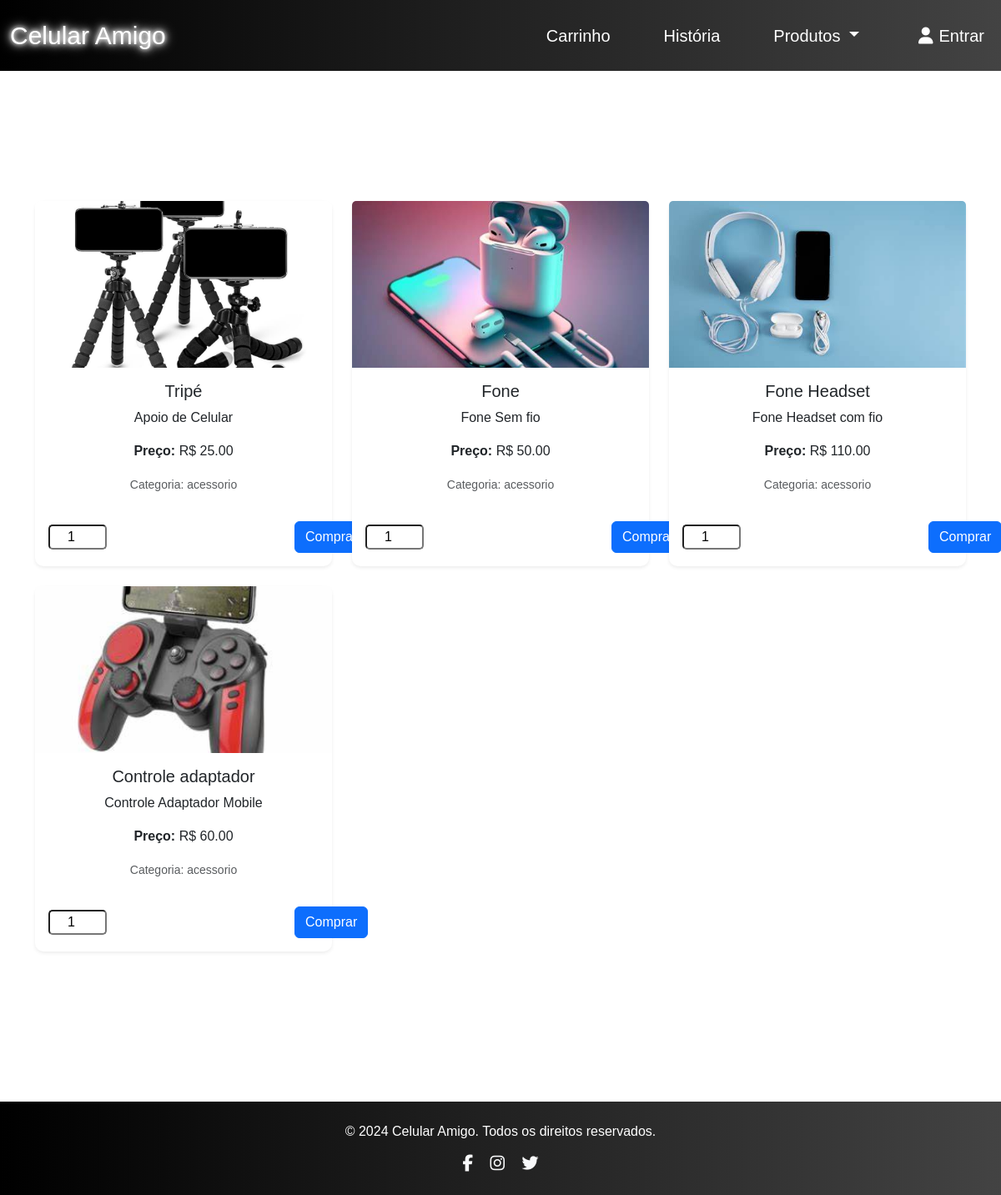
The page /produto/exibir_outros/ on the database its author committed.
### produto/models.py (models this page shows, shortened)
class Produto(models.Model):
    CATEGORIAS = [
        ('CEL', 'Celular'),
        ('CAP', 'Capa'),
        ('ACC', 'Acessório'),
    ]
    nome = models.CharField(max_length=100)
    descricao = models.CharField(max_length=100)
    preco = models.DecimalField(max_digits=10, decimal_places=2 )
    quantidade = models.IntegerField()
    imagem = models.ImageField(upload_to='imagens/', null=True, blank=True)
    categoria = models.CharField(max_length=3, choices=CATEGORIAS, null=True, blank=True)

### produto/views.py (the view)
# urls.py: path('exibir_outros/', exibir_outros, name='exibir_outros'),
def exibir_outros(request):
    produtos_outros = Produto.objects.filter(categoria='acessorio')
    return render(request, 'exiboutros.html', {'produtos': produtos_outros})

### produto/templates/exiboutros.html (shortened to what this page needs)
<!DOCTYPE html>
{% load static %}
<html lang="pt-br">
<head>
    <link href="https://cdn.jsdelivr.net/npm/bootstrap@5.3.3/dist/css/bootstrap.min.css" rel="stylesheet">
    <link rel="stylesheet" href="{% static 'css/estilo.css'%}">
    <link rel="stylesheet" href="https://cdnjs.cloudflare.com/ajax/libs/font-awesome/6.7.1/css/all.min.css" />
</head>
<body>
<header>
{% include 'navbar.html' %}
<section>
            <div class="container mt-4">
        <h1 class="text-center mb-4">Acessórios</h1>
        <div class="row row-cols-1 row-cols-md-3 g-4">
            {% for produto in produtos %}
            <div class="col">
                <div class="card h-100 shadow-sm">
                    {% if produto.imagem %}
                    <img src="{{ produto.imagem.url }}" class="card-img-top" alt="{{ produto.nome }}">
                    {% else %}
                    <img src="https://via.placeholder.com/150" class="card-img-top" alt="Imagem não disponível">
                    {% endif %}
                    <div class="card-body">
                        <h5 class="card-title">{{ produto.nome }}</h5>
                        <p class="card-text">{{ produto.descricao }}</p>
                        <p class="card-text"><strong>Preço:</strong> R$ {{ produto.preco }}</p>
                        <p class="card-text"><small class="text-muted">Categoria: {{ produto.get_categoria_display }}</small></p>
                        <form action="{% url 'addcarrinho' produto.id %}" method="post" style="display: flex; width: 20px; align-items: baseline; gap: 225px;">
                            <input type="number" name="quantidade" min="1" value="1" style="width: 70px; border-radius: 5px; " class="text-center">
                            <button type="submit" class="btn btn-primary mt-3">Comprar</button>
                        </form>
                    </div>
                </div>
            </div>
            {% endfor %}
        </div>
    </div>
</section>
<section></section>
    <footer class="text-center py-4 bg-dark text-white">
        <p>&copy; 2024 Celular Amigo. Todos os direitos reservados.</p>
        <div>
            <a href="#" class="text-light mx-2"><i class="fab fa-facebook-f"></i></a>
            <a href="#" class="text-light mx-2"><i class="fab fa-instagram"></i></a>
            <a href="#" class="text-light mx-2"><i class="fab fa-twitter"></i></a>
        </div>
    </footer>
</body>
</html>

### principal/static/css/estilo.css (style rules this page uses)
body { padding-top: 85px !important; position: relative; margin: 0; background-color: white; font-family: Arial, sans-serif; color: #fff; height: 100vh; }
section { padding: 60px 0; }
.card { border: none; border-radius: 10px; box-shadow: 0 4px 6px rgba(0, 0, 0, 0.1); }
.card img { height: 200px; object-fit: cover; }
.card-body { text-align: center; }
footer { background: linear-gradient(to right, #000000, #434343); }
footer i { font-size: 20px; transition: transform 0.3s ease-in-out; }

### principal/static/css/nav.css (style rules this page uses)
body { padding-top: 85px !important; background-color: white; position: relative; margin: 0; }

### produto/templates/exiboutros.html (style rules this page uses)
.card { height: 100%; display: flex; flex-direction: column; }
.card-img-top { height: 200px; object-fit: cover; }
.card-body { flex-grow: 1; display: flex; flex-direction: column; justify-content: space-between; }

### rows shown on the page
Produto: imagem (picture), nome "Tripé", descricao "Apoio de Celular", preco "25.00", categoria "acessorio"
Produto: imagem (picture), nome "Fone", descricao "Fone Sem fio", preco "50.00", categoria "acessorio"
Produto: imagem (picture), nome "Fone Headset", descricao "Fone Headset com fio", preco "110.00", categoria "acessorio"
Produto: imagem (picture), nome "Controle adaptador", descricao "Controle Adaptador Mobile", preco "60.00", categoria "acessorio"
